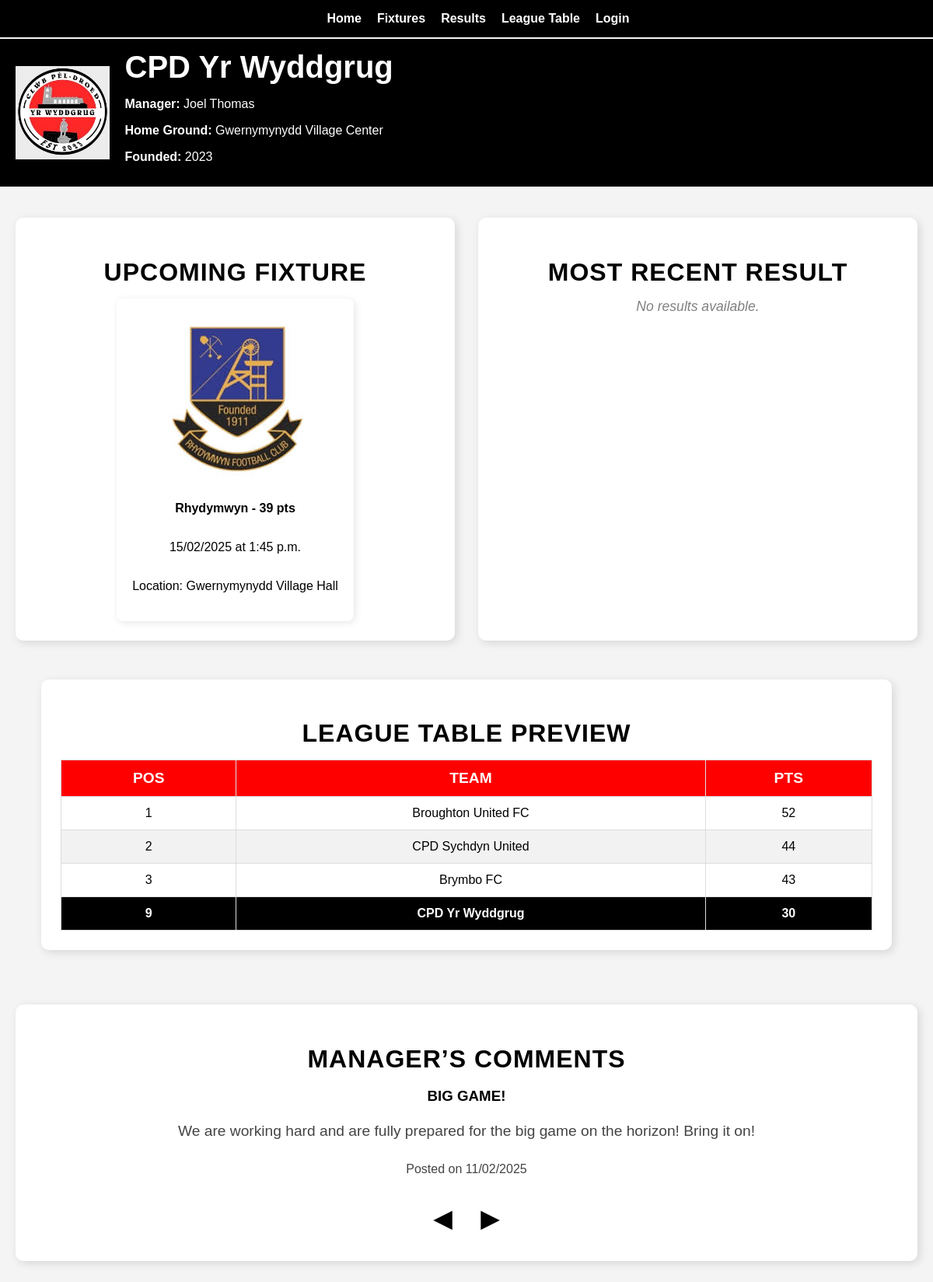
The page / on the database its author committed.
### team/models.py (models this page shows, shortened)
class Team(models.Model):
    name = models.CharField(max_length=100, default="CPD Yr Wyddgrug")
    logo = models.ImageField(upload_to='team_logos/', blank=True, null=True)
    games_played = models.PositiveIntegerField(default=0)
    wins = models.PositiveIntegerField(default=0)
    draws = models.PositiveIntegerField(default=0)
    losses = models.PositiveIntegerField(default=0)
    goals_for = models.PositiveIntegerField(default=0)
    goals_against = models.PositiveIntegerField(default=0)
    points = models.PositiveIntegerField(default=0)
    def __str__(self):
        return f"{self.name} - {self.points} pts"

class Fixture(models.Model):
    HOME_OR_AWAY = [
        ("H", "Home"),
        ("A", "Away"),
    ]
    opponent = models.ForeignKey(Team, on_delete=models.SET_NULL, null=True, blank=True)
    date = models.DateField()
    time = models.TimeField()
    location = models.CharField(max_length=100)
    home_or_away = models.CharField(max_length=1, choices=HOME_OR_AWAY)
    goals_for = models.PositiveIntegerField(null=True, blank=True)
    goals_against = models.PositiveIntegerField(null=True, blank=True)
    match_completed = models.BooleanField(default=False)

class ManagerPost(models.Model):
    manager = models.ForeignKey(User, on_delete=models.CASCADE)
    title = models.CharField(
        max_length=200, default="Manager's Comments")  # Allow custom headings
    content = models.TextField()
    created_at = models.DateTimeField(auto_now_add=True)
    def __str__(self):
        return self.title

### team/views.py (the view)
# urls.py: 2. Add a URL to urlpatterns:  path('', views.home, name='home')
def home(request):
    team = Team.objects.filter(name="CPD Yr Wyddgrug").first()
    upcoming_fixture = Fixture.objects.filter(
        match_completed=False
    ).order_by('date', 'time').first()
    league_table = Team.objects.all().order_by('-points', '-goals_for', 'goals_against')
    cpd_team = Team.objects.filter(name="CPD Yr Wyddgrug").first()
    cpd_position = list(league_table).index(cpd_team) + 1 if cpd_team else None
    top_teams = list(league_table[:3])
    league_preview = [{"position": i + 1, "name": t.name, "points": t.points} for i, t in enumerate(top_teams)]
    if cpd_team and cpd_team not in top_teams:
        league_preview.append({"position": cpd_position, "name": cpd_team.name, "points": cpd_team.points})
    manager_posts = ManagerPost.objects.order_by("-created_at")[:5]
    print("Manager Posts Retrieved:", manager_posts)  # Debugging line
    context = {
        "team": team,
        "upcoming_fixture": upcoming_fixture,
        "league_preview": league_preview,
        "manager_posts": manager_posts,  # Pass multiple posts
    }
    return render(request, "team/home.html", context)

### team/templates/team/home.html (shortened to what this page needs)
{% extends "team/base.html" %}
{% block content %}
<nav class="standard-nav">
    <ul>
        <li><a href="{% url 'home' %}">Home</a></li>
        <li><a href="{% url 'fixtures' %}">Fixtures</a></li>
        <li><a href="{% url 'results' %}">Results</a></li>
        <li><a href="{% url 'league_table' %}">League Table</a></li>
        {% if request.user.is_authenticated %}
            {% if request.user.profile.role == "manager" %}
                <li><a href="{% url 'manager_dashboard' %}">Manager Dashboard</a></li>
            {% elif request.user.profile.role == "player" %}
                <li><a href="{% url 'player_dashboard' %}">Player Dashboard</a></li>
            {% endif %}
            <li>
                <form action="{% url 'logout' %}" method="post">
                    {% csrf_token %}
                    <button type="submit">Logout</button>
                </form>
            </li>
        {% else %}
            <li><a href="{% url 'login' %}">Login</a></li>
        {% endif %}
    </ul>
</nav>
<section class="team-banner">
    <img src="{{ team.logo.url }}" alt="CPD Yr Wyddgrug Logo" class="club-logo">
    <div class="team-info">
        <h1>CPD Yr Wyddgrug</h1>
        <p><strong>Manager:</strong> Joel Thomas</p>
        <p><strong>Home Ground:</strong> Gwernymynydd Village Center</p>
        <p><strong>Founded:</strong> 2023</p>
    </div>
</section>
<section class="homepage-grid">
    <div class="grid-item fixture-section">
        <h2>Upcoming Fixture</h2>
        {% if upcoming_fixture %}
            <div class="fixture-card">
                <img src="{{ upcoming_fixture.opponent.logo.url }}" alt="{{ upcoming_fixture.opponent }} Logo">
                <p><strong>{{ upcoming_fixture.opponent }}</strong></p>
                <p>{{ upcoming_fixture.date|date:"d/m/Y" }} at {{ upcoming_fixture.time }}</p>
                <p>Location: {{ upcoming_fixture.location }}</p>
            </div>
        {% else %}
            <p class="no-fixture">No upcoming fixtures.</p>
        {% endif %}
    </div>
    <div class="grid-item result-section">
        <h2>Most Recent Result</h2>
        {% if latest_result %}
            <div class="result-card">
                <p><strong>{{ latest_result.opponent }}</strong></p>
                <p>{{ latest_result.date|date:"d/m/Y" }} at {{ latest_result.time }}</p>
                <p>Final Score: {{ latest_result.goals_for }} - {{ latest_result.goals_against }}</p>
            </div>
        {% else %}
            <p class="no-result">No results available.</p>
        {% endif %}
    </div>
    <div class="grid-item league-preview">
        <h2>League Table Preview</h2>
        <table>
            <thead>
                <tr>
                    <th>Pos</th>
                    <th>Team</th>
                    <th>Pts</th>
                </tr>
            </thead>
            <tbody>
                {% for team in league_preview %}
                    <tr {% if team.name == "CPD Yr Wyddgrug" %} class="highlight" {% endif %}>
                        <td>{{ team.position }}</td>
                        <td>{{ team.name }}</td>
                        <td>{{ team.points }}</td>
                    </tr>
                {% endfor %}
            </tbody>
        </table>
    </div>
    <div class="grid-item manager-comments">
        <h2>MANAGER’S COMMENTS</h2>
        <div id="manager-comment-container">
            <h3 id="post-title">{{ manager_posts.0.title }}</h3>
            <p id="post-content">{{ manager_posts.0.content }}</p>
            <p id="post-date"><small>Posted on {{ manager_posts.0.created_at|date:"d/m/Y" }}</small></p>
        </div>
        <button class="nav-button" onclick="changePost(-1)">&#9664;</button>
        <button class="nav-button" onclick="changePost(1)">&#9654;</button>
    </div>
</section>
{% endblock %}

### static/css/style.css (style rules this page uses)
body { font-family: Arial, sans-serif; margin: 0; padding: 50px 0 0; background-color: #f4f4f4; }
nav { background: black; padding: 15px; position: fixed; width: 100%; top: 0; left: 0; z-index: 1000; margin: 0; }
nav ul { list-style: none; display: flex; justify-content: center; gap: 20px; padding: 0; margin: 0; }
nav ul li { display: inline; }
nav ul li a { color: white; text-decoration: none; font-weight: bold; transition: color 0.3s ease-in-out; }
.team-banner { background: black; color: white; display: flex; align-items: center; justify-content: center; padding: 20px; height: 150px; margin-top: 0; }
.club-logo { height: 120px; width: auto; object-fit: contain; margin-right: 20px; }
.team-info { text-align: left; flex-grow: 1; }
.team-info h1 { font-size: 2.5rem; margin: 0; }
.fixture-section { display: flex; flex-direction: column; align-items: center; text-align: center; padding: 20px; }
.fixture-card { background: white; padding: 20px; border-radius: 8px; box-shadow: 2px 2px 10px rgba(0, 0, 0, 0.1); text-align: center; min-height: 200px; width: 300px; display: flex; flex-direction: column; justify-content: space-between; display: flex; flex-direction: column; align-items: center; justify-content: center; width: fit-content; margin: auto; }
.league-preview { max-width: 90%; margin: 20px auto; padding: 10px; background: white; border-radius: 10px; box-shadow: 3px 3px 10px rgba(0, 0, 0, 0.1); text-align: center; grid-column: span 2; width: 100%; }
.league-preview table { width: 100%; border-collapse: collapse; margin-top: 10px; }
.league-preview th, .league-preview td { padding: 12px; border: 1px solid #ddd; text-align: center; }
.league-preview th { background: red; color: white; text-transform: uppercase; font-size: 1.2rem; }
.league-preview tr:nth-child(even) { background: rgba(0, 0, 0, 0.05); }
.league-preview .highlight { font-weight: bold; background: black !important; color: white !important; }
.manager-comments { text-align: center; padding: 25px; background: #f8f8f8; border-radius: 10px; box-shadow: inset 0px 0px 8px rgba(0, 0, 0, 0.08); margin-top: 20px; grid-column: span 2; }
#manager-comment-container { max-width: 70%; margin: auto; text-align: center; }
.nav-button { background: none; border: none; font-size: 2rem; cursor: pointer; color: black; margin: 10px; transition: color 0.3s ease; }
.manager-comments p { font-size: 1.2rem; color: #444; line-height: 1.5; }
.homepage-grid { display: grid; grid-template-columns: repeat(2, 1fr); grid-template-rows: auto auto auto; gap: 30px; padding: 40px 20px; max-width: 1200px; margin: 0 auto; }
.grid-item { background: white; padding: 25px; border-radius: 10px; box-shadow: 3px 3px 12px rgba(0, 0, 0, 0.12); text-align: center; }
.grid-item h2 { margin-bottom: 15px; font-size: 2rem; color: black; text-transform: uppercase; letter-spacing: 1px; font-weight: bold; }
.no-fixture, .no-result { color: gray; font-style: italic; font-size: 1.1rem; margin-top: 10px; }

### rows shown on the page
Team: logo (picture), name "CPD Yr Wyddgrug"
Fixture: opponent.logo (picture), opponent "Rhydymwyn - 39 pts", date "15/02/2025", time "1:45 p.m.", location "Gwernymynydd Village Hall"
Team: name "Broughton United FC"
Team: name "CPD Sychdyn United"
Team: name "Brymbo FC"
ManagerPost: title "BIG GAME!", content "We are working hard and are fully prepared for the big game on the horizon! Bring it on!", created_at "11/02/2025"

### other values the page prints
{{ team.position }} "1" "2" "3" "9"
{{ team.points }} "52" "44" "43" "30"
